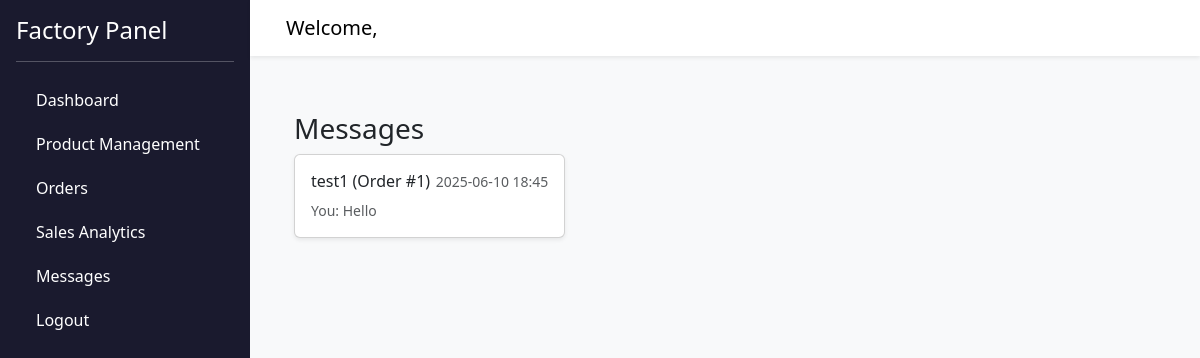
The app's page /chat/ (signed in) with its own data.
### models.py (models this page shows)
class User(db.Model):
    __tablename__ = 'users'
    id = db.Column(db.Integer, primary_key=True)
    name = db.Column(db.String(100), nullable=False)
    email = db.Column(db.String(120), unique=True, nullable=False)
    password = db.Column(db.String(200), nullable=False)
    role = db.Column(db.String(20), nullable=False)  # 'factory' or 'seller'
    created_at = db.Column(db.DateTime, default=datetime.utcnow)
    factory = db.relationship('Factory', backref='factory_user', uselist=False, foreign_keys='Factory.user_id')
    orders = db.relationship('Order', backref='seller', foreign_keys='Order.seller_id')
    chats_started = db.relationship('Chat', backref='chat_user1', foreign_keys='Chat.user1_id')
    chats_received = db.relationship('Chat', backref='chat_user2', foreign_keys='Chat.user2_id')
    messages_sent = db.relationship('Message', backref='message_sender', foreign_keys='Message.sender_id')
    ratings = db.relationship('Rating', backref='user')
    comments = db.relationship('Comment', backref='user')
    wishlist = db.relationship('Wishlist', backref='user')
    cart = db.relationship('Cart', backref='user', uselist=False, cascade="all, delete-orphan")

class Chat(db.Model):
    __tablename__ = 'chats'
    id = db.Column(db.Integer, primary_key=True)
    user1_id = db.Column(db.Integer, db.ForeignKey('users.id'), nullable=False)
    user2_id = db.Column(db.Integer, db.ForeignKey('users.id'), nullable=False)
    order_id = db.Column(db.Integer, db.ForeignKey('orders.id'), nullable=True)
    started_at = db.Column(db.DateTime, default=datetime.utcnow)
    last_updated = db.Column(db.DateTime, default=datetime.utcnow, onupdate=datetime.utcnow)
    user1_typing = db.Column(db.Boolean, default=False)
    user2_typing = db.Column(db.Boolean, default=False)
    order = db.relationship('Order', back_populates='chat')
    messages = db.relationship('Message', backref='chat', cascade="all, delete-orphan")

class Order(db.Model):
    __tablename__ = 'orders'
    id = db.Column(db.Integer, primary_key=True)
    seller_id = db.Column(db.Integer, db.ForeignKey('users.id'), nullable=False)
    factory_id = db.Column(db.Integer, db.ForeignKey('factories.id'), nullable=False)
    total_price = db.Column(db.Float, nullable=False)
    status = db.Column(db.String(50), nullable=False, default='Pending')
    order_date = db.Column(db.DateTime, nullable=False, default=datetime.utcnow)
    shipping_address = db.Column(db.Text, nullable=False)
    payment_method = db.Column(db.String(50), nullable=True)
    items = db.relationship('OrderItem', backref='order', cascade="all, delete-orphan")
    receipt = db.relationship('Receipt', backref='order', uselist=False, cascade="all, delete-orphan")
    chat = db.relationship('Chat', back_populates='order', uselist=False, cascade="all, delete-orphan")

class Message(db.Model):
    __tablename__ = 'messages'
    id = db.Column(db.Integer, primary_key=True)
    chat_id = db.Column(db.Integer, db.ForeignKey('chats.id'), nullable=False)
    sender_id = db.Column(db.Integer, db.ForeignKey('users.id'), nullable=False)
    content = db.Column(db.Text, nullable=True)
    attachment_url = db.Column(db.String(255))
    is_read = db.Column(db.Boolean, default=False)
    timestamp = db.Column(db.DateTime, default=datetime.utcnow)

### routes/chat.py (the view)
@chat_bp.route('/', endpoint='list_chats')
def chat_list():
    ok, resp = user_required()
    if not ok:
        return resp
    user = resp
    chats = Chat.query.filter(
        (Chat.user1_id == user.id) | (Chat.user2_id == user.id)
    ).order_by(Chat.last_updated.desc()).all()
    logger.debug(f"User {user.id} fetched {len(chats)} chats")
    template = 'chat/factory_chat_list.html' if user.role == 'factory' else 'chat/chat_list.html'
    return render_template(template, user=user, chats=chats)

### routes/chat.py (called while the page is built)
def user_required():
    if 'user_id' not in session:
        flash('Please log in first.', 'error')
        return False, redirect(url_for('auth.index'))
    user = User.query.get(session['user_id'])
    if not user:
        flash('User not found.', 'error')
        session.pop('user_id', None)
        return False, redirect(url_for('auth.index'))
    return True, user

### templates/chat/factory_chat_list.html (shortened to what this page needs)
{% extends "base.html" %}
{% block content %}
<div class="container mt-4">
    <h3 class="text-dark">Messages</h3>
    {% if chats %}
        <div class="row">
            {% for chat in chats %}
                {% set partner = chat.chat_user1 if chat.user2_id == user.id else chat.chat_user2 %}
                {% set last_message = chat.messages[-1] if chat.messages else None %}
                <div class="col-12 col-md-6 col-lg-4 mb-3">
                    <a href="{{ url_for('chat.view_chat', chat_id=chat.id) }}" class="text-decoration-none">
                        <div class="card shadow-sm h-100">
                            <div class="card-body">
                                <div class="d-flex justify-content-between align-items-center">
                                    <h6 class="card-title mb-0">
                                        {{ partner.name }}
                                        {% if chat.order %} (Order #{{ chat.order.id }}){% endif %}
                                    </h6>
                                    <small class="text-muted">{{ chat.last_updated.strftime("%Y-%m-%d %H:%M") }}</small>
                                </div>
                                <p class="card-text text-muted small mt-2">
                                    {% if last_message %}
                                        {% if last_message.sender_id == user.id %}
                                            You:
                                        {% endif %}
                                        {{
                                            last_message.content.strip()|truncate(50)
                                            if last_message.content and last_message.content.strip() else
                                            ("Attachment" if last_message.attachment_url else "No content")
                                        }}
                                    {% else %}
                                        No messages yet
                                    {% endif %}
                                </p>
                            </div>
                        </div>
                    </a>
                </div>
            {% endfor %}
        </div>
    {% else %}
        <div class="alert alert-info text-center">
            You have no active messages yet.
        </div>
    {% endif %}
</div>
{% endblock %}

### templates/base.html (style rules this page uses)
body { min-height: 100vh; display: flex; flex-direction: column; background-color: #f8f9fa; }
.card.h-100 { display: flex; flex-direction: column; height: 100%; }

### records on screen
Chat: order.id "1", last_updated "2025-06-10 18:45"
User: name "test1"
Message: content.strip "Hello"
